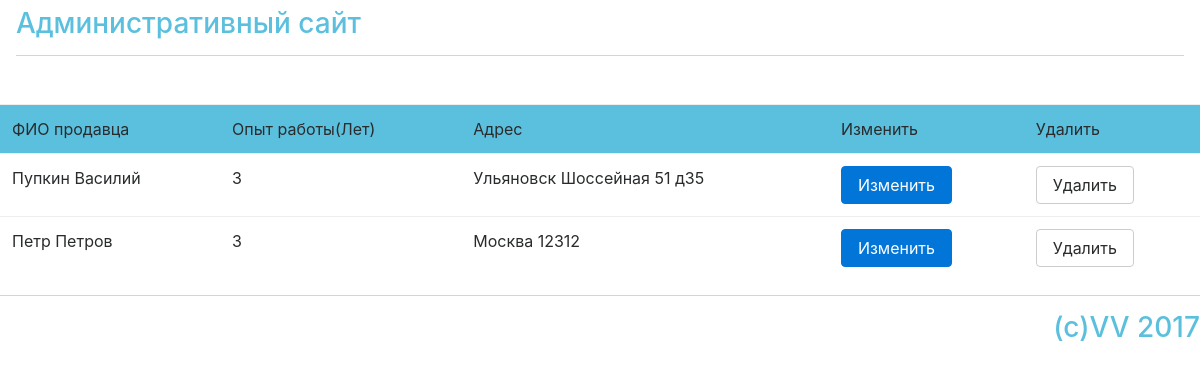
The app's page /seller/ with its own data.
### database/models.py (models this page shows, shortened)
class Seller(models.Model):
    seller_id = models.AutoField(primary_key=True)
    seller_name = models.CharField(max_length=50)
    seller_address = models.CharField(max_length=50)
    seller_exp = models.IntegerField()
    provider_number = models.CharField(max_length=50)
    class Meta:
        verbose_name = "Продавец"
        verbose_name_plural = "Продавцы"

### database/views.py (the view)
# urls.py: url(r"^seller/$", views.show_seller, name="seller"),
def show_seller(request):
    seller_list = Seller.objects.all()
    return render(request, "seller/show_seller.html", locals())

### templates/seller/show_seller.html (shortened to what this page needs)
{% extends 'base.html' %}
{% block content %}
<div align="center">
    <table class="table table-hover">
     <thead class="bg-info">
        <tr>
            <td>ФИО продавца</td>
            <td>Опыт работы(Лет)</td>
            <td>Адрес</td>
            <td>Изменить</td>
            <td>Удалить</td>
        </tr>
     </thead>
{% for seller in seller_list  %}
    <tr>
        <td>{{ seller.seller_name }}</td>
        <td >{{ seller.seller_exp }}</td>
        <td>{{ seller.seller_address }}</td>
        <td><a href="{% url "edit_seller" seller.seller_id %}" class="btn btn-primary" role="button">Изменить</a></td>
        <td><a href="{% url "delete_seller" seller.seller_id %}" class="btn btn-secondary" role="button">Удалить</a></td>
    </tr>
{% endfor %}
</table>
</div>
{% endblock content %}

### records on screen
Seller: seller_name "Пупкин Василий", seller_exp "3", seller_address "Ульяновск Шоссейная 51 д35"
Seller: seller_name "Петр Петров", seller_exp "3", seller_address "Москва 12312"
